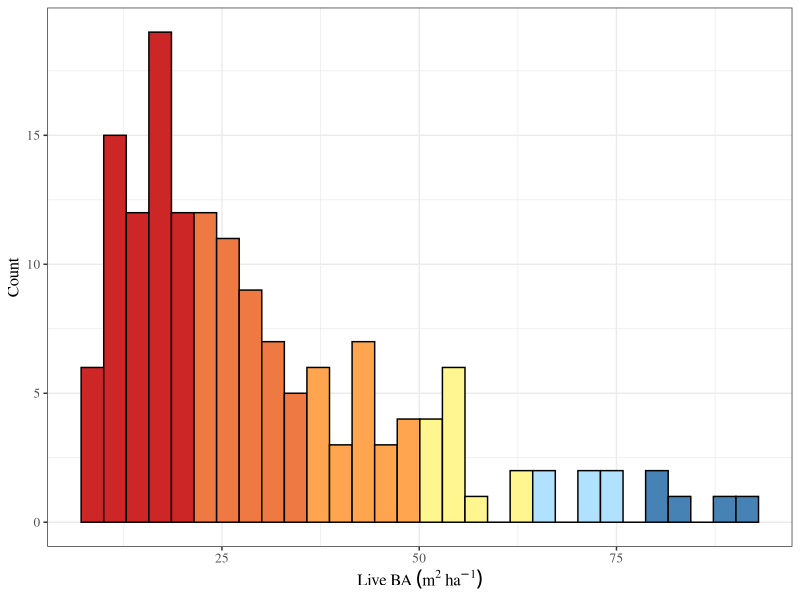

Reproduce this figure in R. (Note: this script raises an error after producing the figure.)
## ---- chunk 1
library(here) #Call on files from Collins_Pine-master R project
library(tidyverse) #Data wrangling and manipulation
library(ggthemes) #Manipulate aesthetics of ggplot
## ---- chunk 2
#Setting theme for figures
theme_set(theme_bw() + 
            theme(text = element_text(size = 12, family="serif"), 
        strip.background = element_blank()))

#Importing FIA plot data
FIA_graphs <- read.csv(here("Data/Derived", "d_FIA_minus_hardwoods.csv"))

#Creating a column designating land ownership
#Codes < 40 are Federal- and State-owned
#Code = 40 is Private- an Native-owned
FIA_BA <- FIA_graphs %>%
  mutate(ownership = ifelse(OWNGRPCD < 40, "Federal/State",
                            ifelse(OWNGRPCD == 40, "Private/Native", NA)))

#Separating dataframes by ownership
Federal_BA <- FIA_BA %>%
  filter(ownership == "Federal/State")

Private_BA <- FIA_BA %>%
  filter(ownership == "Private/Native")

#Creating a color palette for histogram
palette.1 <- c(rep("firebrick3", 5), 
          rep("sienna2", 5), 
          rep("tan1",5),
          rep("khaki1", 5), 
          rep("lightskyblue1", 5),
          rep("steelblue", 5))

###########################################################################
#Live BA
###########################################################################

#Histogram of live BA
ggplot(FIA_BA, aes(BALIVE_sqmha)) + 
  geom_histogram(color = "black",
                 fill = palette.1) + 
  xlab(bquote("Live BA"~(m^2~ha^-1))) +
  ylab("Count") + 
  ggsave(here("Figures/Lassen-Plumas", "BALive_minus_hw.png"),
         width = 6, height = 4, dpi = 500)

#Histogram of live BA by ownership
ggplot(Private_BA, aes(BALIVE_sqmha)) + 
  geom_histogram(color = "black",
                 fill = palette.1) + 
  geom_histogram(data = Federal_BA, aes(BALIVE_sqmha),
                 color = "black",
                 fill = palette.1,
                 alpha = 0.5,
                 linetype = "dashed") + 
  xlab(bquote("Live BA"~(m^2~ha^-1))) +
  ylab("Count") + 
  ggsave(here("Figures/Lassen-Plumas", "BALive_ownership_minus_hw.png"),
         width = 6, height = 4, dpi = 500)

#Density plot of live BA by ownership
ggplot(FIA_BA, aes(BALIVE_sqmha, fill = ownership)) + 
  geom_density(alpha = 0.5) + 
  scale_fill_manual(values = c("goldenrod2",
                               "dodgerblue3")) + 
  xlab(bquote("Live BA"~(m^2~ha^-1))) +
  coord_cartesian(expand = FALSE) + 
  ylab("Density") +
  theme(legend.title = element_blank()) +
  ggsave(here("Figures/Lassen-Plumas", "BALive_density_ownership_minus_hw.png"),
         width = 6, height = 4, dpi = 500)

##############################################################################
#Fir-Pine Ratio
##############################################################################

#Histogram of Fir-Pine ratio
ggplot(FIA_BA, aes(AB_PI)) + 
  geom_histogram(color = "black",
                 fill = palette.1) + 
  xlab("Fir-Pine Ratio") +
  ylab("Count") + 
  ggsave(here("Figures/Lassen-Plumas", "Fir_Pine_minus_hw.png"),
         width = 6, height = 4, dpi = 500)  
  
#Histogram of Fir-Pine ratio by ownership
ggplot(Private_BA, aes(AB_PI)) + 
  geom_histogram(color = "black",
                 fill = palette.1) + 
  geom_histogram(data = Federal_BA, aes(AB_PI),
                 color = "black",
                 fill = palette.1,
                 alpha = 0.5,
                 linetype = "dashed") + 
  xlab("Fir-Pine Ratio") +
  ylab("Count") + 
  ggsave(here("Figures/Lassen-Plumas", "Fir_Pine_ownership_minus_hw.png"),
         width = 6, height = 4, dpi = 500)

#Density plot of Fir-Pine ratio by ownership
ggplot(FIA_BA, aes(AB_PI, fill = ownership)) + 
  geom_density(alpha = 0.5) + 
  scale_fill_manual(values = c("goldenrod2",
                               "dodgerblue3")) + 
  xlab("Fir-Pine Ratio") +
  coord_cartesian(expand = FALSE) + 
  ylab("Density") +
  theme(legend.title = element_blank()) +
  ggsave(here("Figures/Lassen-Plumas", "Fir_Pine_density_ownership_minus_hw.png"),
         width = 6, height = 4, dpi = 500)

#############################################################################
#TPH
#############################################################################

#Creating a datframe to graph TPH
#Gathering columns (long format) to designate diameter classes
#Removing entries where TPH = 0
FIA_density <- FIA_BA %>%
  group_by(PLT_CN) %>%
  gather(., "DBH.class", "TPH", 2:5) %>%
  filter(TPH != 0) %>%
  ungroup() %>%
  mutate(dbh = ifelse(DBH.class == "DENS_12plus", "All Trees",
                      ifelse(DBH.class == "DENS_12_24", "12-24in",
                             ifelse(DBH.class == "DENS_24_36", "24-36in",
                                    ifelse(DBH.class == "DENS_36plus", ">= 36in", NA)))))

#Reordering diameter classes for graph
FIA_density$dbh <- factor(FIA_density$dbh, levels = c("All Trees",
                                                      "12-24in",
                                                      "24-36in",
                                                      ">= 36in"))

#Separating dataframes by ownership
Federal_density <- FIA_density %>%
  filter(ownership == "Federal/State")

Private_density <- FIA_density %>%
  filter(ownership == "Private/Native")

#Establishing a color palette for facet histograms
palette.2 <- rep(c(rep("firebrick3", 5), 
          rep("sienna2", 5), 
          rep("tan1",5),
          rep("khaki1", 5), 
          rep("lightskyblue1", 5),
          rep("steelblue", 5)), 4)

#Histogram of TPH by diameter class
#Saving figure
ggplot(FIA_density, aes(TPH)) +
  geom_histogram(color = "black",
                 fill = palette.2,
                 origin = -0.5) + 
  facet_wrap(~dbh, scales = "free") + 
  ylab("Count") + 
  ggsave(here("Figures/Lassen-Plumas", "TPH_minus_hw.png"),
         width = 6, height = 4, dpi = 500)

#Histogram of TPH by diameter class AND ownership
#Saving figure
ggplot(Private_density, aes(TPH)) +
  geom_histogram(color = "black",
                 fill = palette.2,
                 origin = -0.5) + 
  facet_wrap(~dbh, scales = "free") + 
  geom_histogram(data = Federal_density, aes(TPH),
                 color = "black",
                 fill = palette.2,
                 alpha = 0.5,
                 origin = -0.5,
                 linetype = "dashed") + 
  ylab("Count") + 
  ggsave(here("Figures/Lassen-Plumas", "TPH_ownership_minus_hw.png"),
         width = 6, height = 4, dpi = 500)

#Density plot of TPH by diameter class AND ownership
ggplot(FIA_density, aes(TPH, fill = ownership)) + 
  geom_density(alpha = 0.5) + 
  scale_fill_manual(values = c("goldenrod2",
                               "dodgerblue3")) + 
  xlab("TPH") +
  coord_cartesian(expand = FALSE) + 
  ylab("Density") +
  facet_wrap(~dbh, scales = "free") +
  theme(legend.title = element_blank()) +
  ggsave(here("Figures/Lassen-Plumas", "TPH_density_ownership_minus_hw.png"),
         width = 6, height = 4, dpi = 500)


